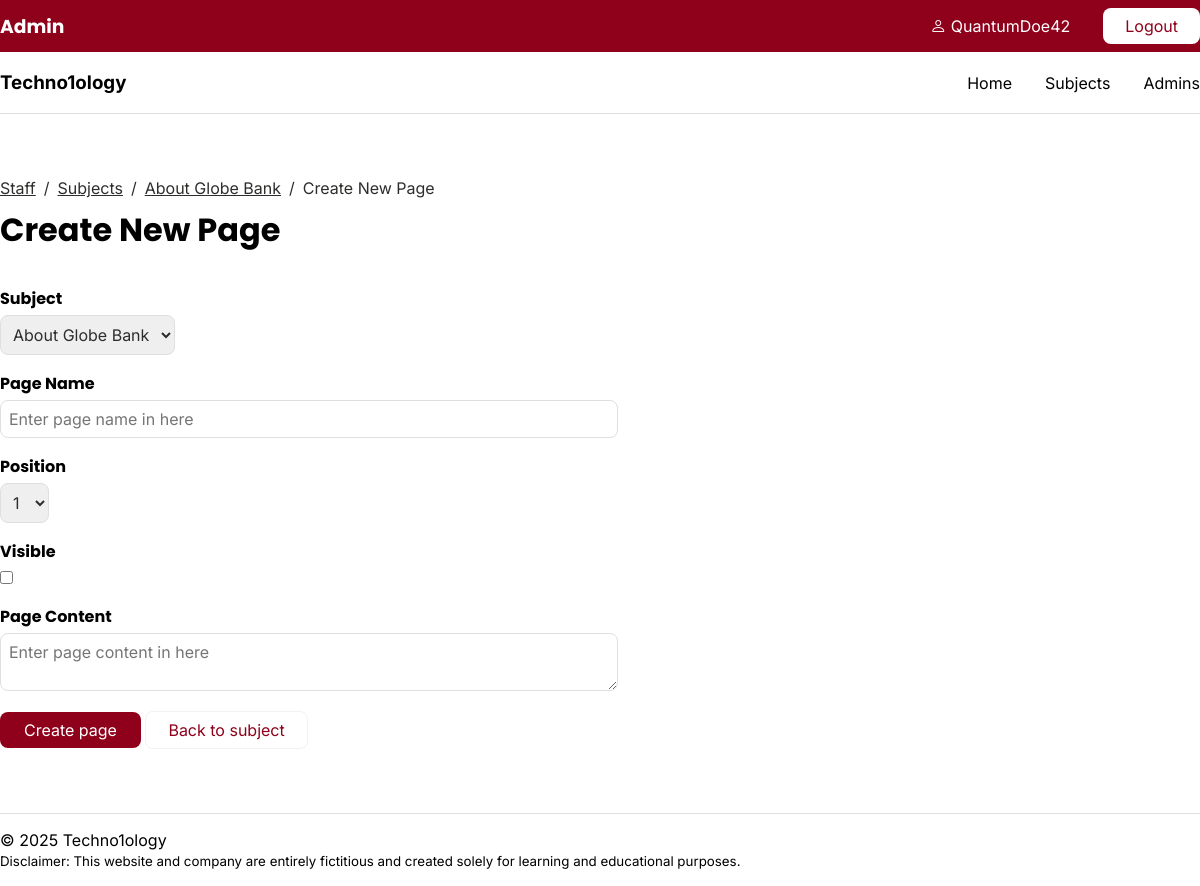
Before: /staff/pages/new.php?subject_id=1 (signed in) with the older database file.
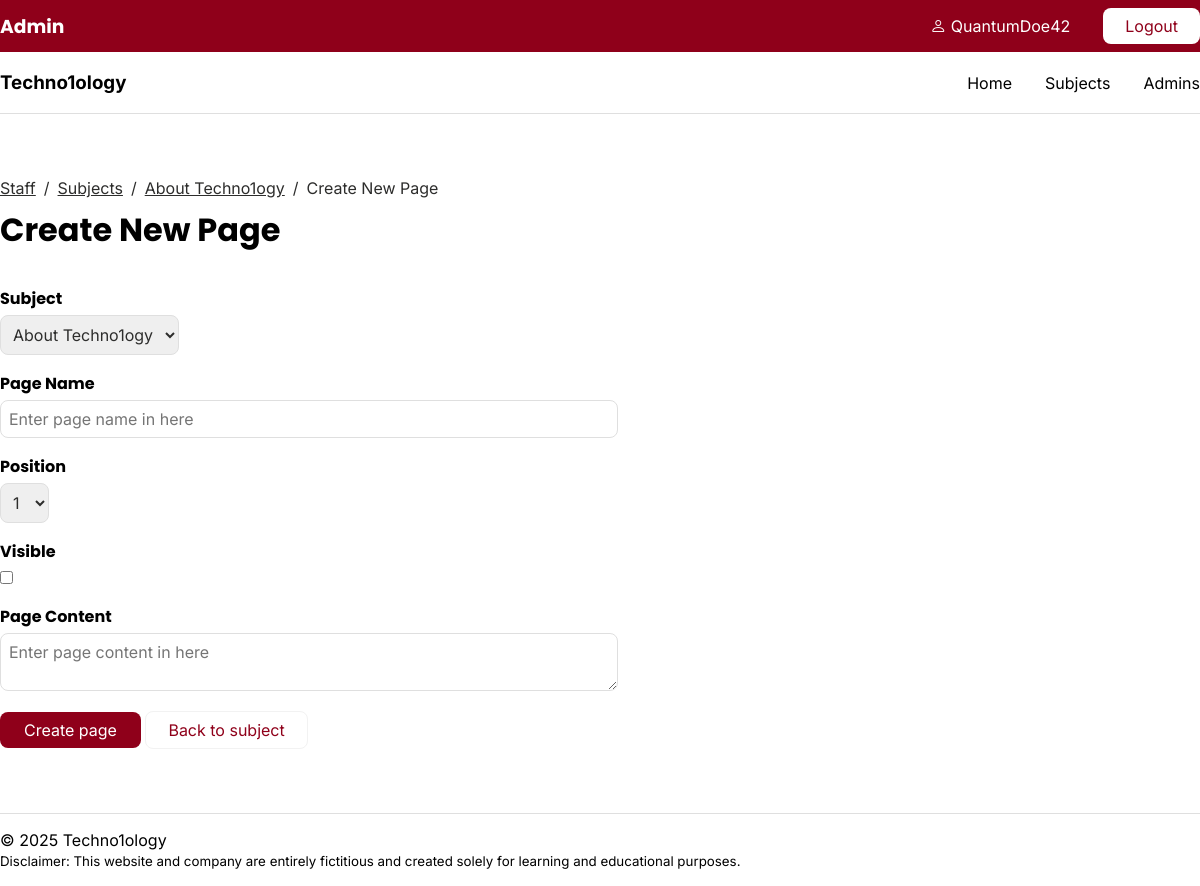
After: the same page with the newer database file.
### tables this page shows
CREATE TABLE `subjects` (
  `id` int(11) NOT NULL,
  `menu_name` varchar(255) DEFAULT NULL,
  `position` int(3) DEFAULT NULL,
  `visible` tinyint(1) DEFAULT NULL
);

### private/functions.php (called while the page is built, shortened)
<?php
function url_for($script_path) {
    return WWW_ROOT . $script_path;
}
function u($string="") {
    return urlencode($string);
}
function h($string="") {
    return htmlspecialchars($string);
}
function input_errors($errors=array()) {
    $output = '';
    return $output;
}
?>

### private/database.php (called while the page is built, shortened)
<?php
function db_escape($connection, $string) {
    return mysqli_real_escape_string($connection, $string);
}
?>

### private/query_functions.php (called while the page is built, shortened)
<?php
function find_all_subjects($options=[]) {
    global $db;
    $visible = $options['visible'] ?? false;
    $sql = "SELECT * FROM SUBJECTS ";
    $sql .= "ORDER BY position ASC";
    $result = mysqli_query($db, $sql);
    return $result;
}
function find_subject_by_id($id) {
    global $db;
    $sql = "SELECT * FROM subjects ";
    $sql .= "WHERE id='" . db_escape($db, $id) . "'";
    $result = mysqli_query($db, $sql);
    $subject = mysqli_fetch_assoc($result);
    return $subject;
}
?>

### public/staff/pages/new.php (the view, shortened to what the changed rows need)
<?php
require_once('../../../private/initialize.php');
$subject_id = $_GET['subject_id'];
if (is_post_request()) {
    $page = [];
    $page['subject_id'] = $_POST['subject_id'] ?? '';
    $page['menu_name'] = $_POST['menu_name'] ?? '';
    $page['position'] = $_POST['position'] ?? '';
    $page['visible'] = $_POST['visible'] ?? '';
    $page['content'] = $_POST['content'] ?? '';
    $result = insert_page($page);
    if ($result === true) {
        $new_id = mysqli_insert_id($db);
        $_SESSION['message'] = 'The page was created successfully.';
        redirect_to(url_for('/staff/pages/show.php?id=' . $new_id));
    } else {
        $errors = $result;
    }
} else {
    $page = [];
    $page['subject_id'] = $subject_id ?? '1';
    $page['menu_name'] = '';
    $page['position'] = '';
    $page['visible'] = '';
    $page['content'] = '';
}
$subject = find_subject_by_id($subject_id);
include(SHARED_PATH . '/staff_navigation.php');
?>
<div class="section_form">
    <div class="bread_crumb">
        <a href="<?php echo url_for('/staff/index.php')?>">Staff</a>
        <p>/</p>
        <a href="<?php echo url_for('/staff/subjects/index.php')?>">Subjects</a>
        <p>/</p>
        <a href="<?php echo url_for(script_path: '/staff/subjects/show.php?id=' . h(u($subject_id)))?>"><?php echo h($subject['menu_name']);?></a>
        <p>/</p>
        <p>Create New Page</p>
    </div>
    <div class="section_content">
        <h1>Create New Page</h1>
        <form class="section_form_fields" action="<?php echo url_for('/staff/pages/new.php');?>" method="post">
            <div class="<?php echo input_errors($errors)?>">
                <h4>Subject</h4>
                <select class="select_custom" name="subject_id">
                    <?php
                        $subject_set = find_all_subjects();
                        while($subject = mysqli_fetch_assoc($subject_set)) {
                            if ($page["subject_id"] == $subject['id']) {
                                echo "<option value=\"" . h($subject['id']) . "\"" . " selected >" . h($subject['menu_name']) . "</option>";
                            }
                        }
                    ?>
                </select>
            </div>
        </form>
    </div>
</div>
<?php include(SHARED_PATH . '/staff_footer.php'); ?>

Changed rows visible on the page:
changed subjects: menu_name "About Globe Bank" → "About Techno1ogy"
Other visible differences:
form field subject_id: "About Globe Bank" → "About Techno1ogy"
